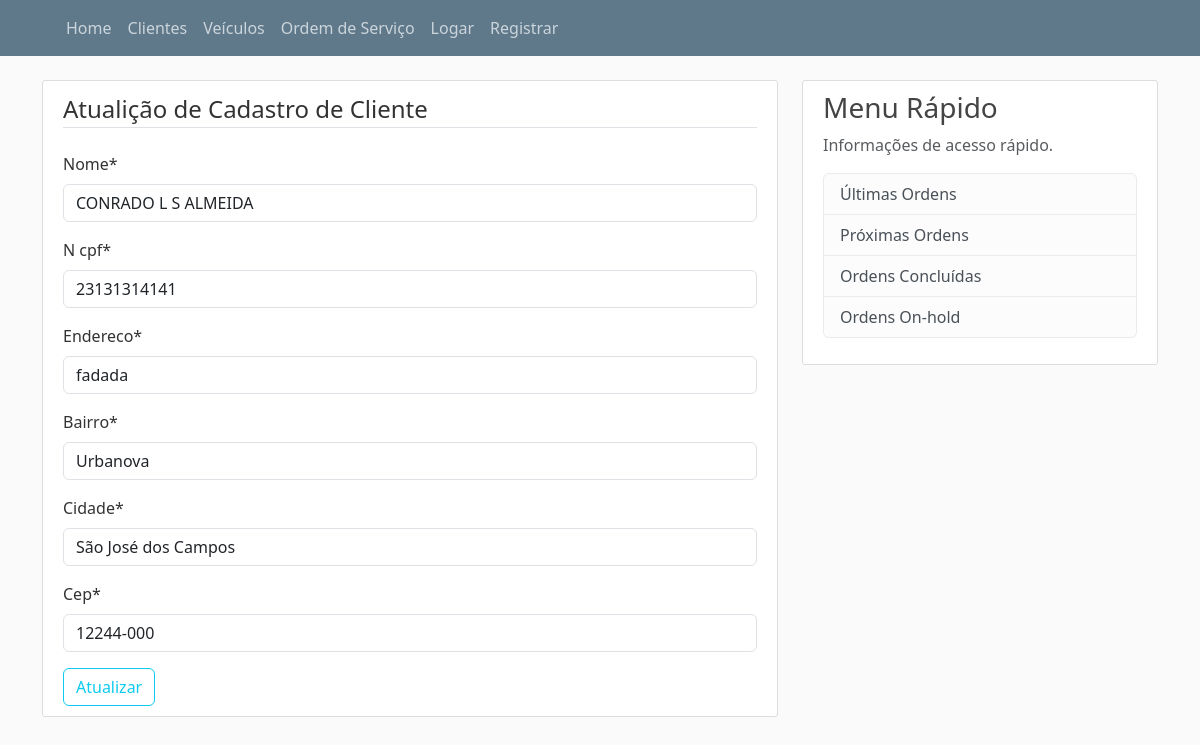
/garage/clientes/3/update/, run on an earlier commit of the app's database.
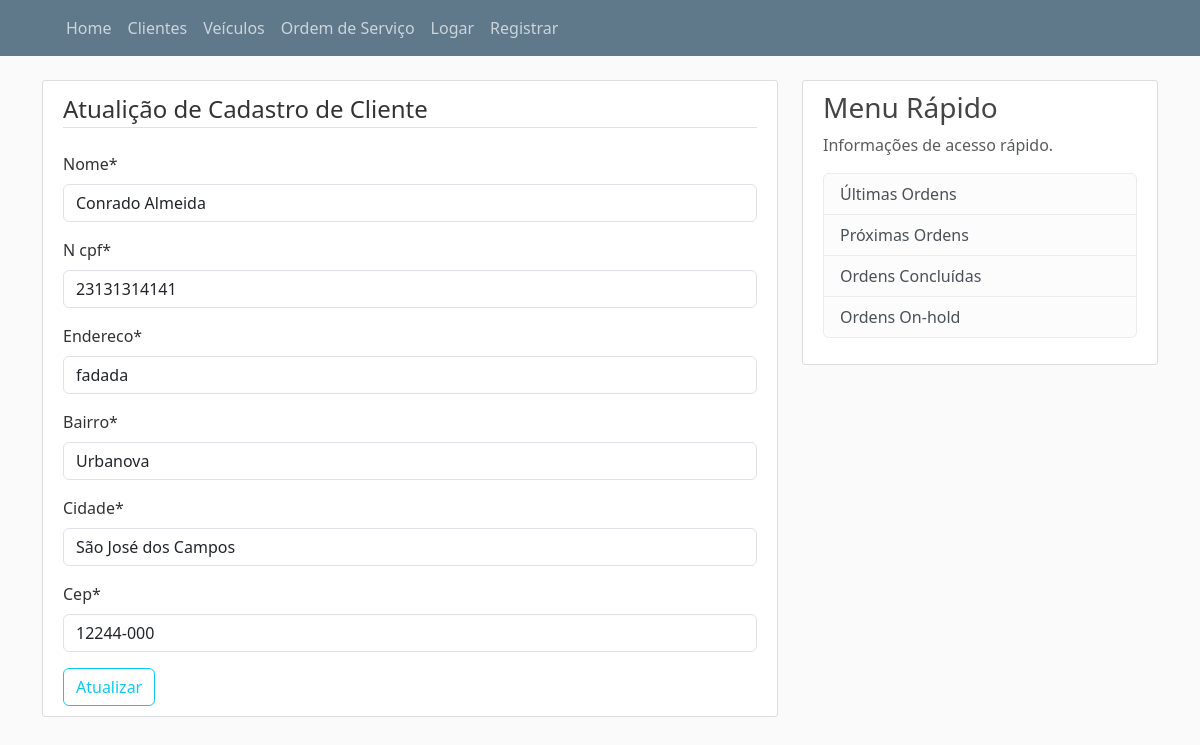
And on a later commit of the database.
### garage/models.py (models this page shows, shortened)
class Cliente(models.Model):
    nome = models.CharField(max_length=250)
    slug = models.SlugField(max_length=250)
    n_cpf = models.CharField(max_length=50)
    endereco = models.CharField(max_length=150)
    bairro = models.CharField(max_length=50)
    cidade = models.CharField(max_length=50)
    cep = models.CharField(max_length=9)
    data_criacao = models.DateTimeField(auto_now_add=True)
    email = models.CharField(max_length=100)
    autor = models.ForeignKey(User, on_delete=models.CASCADE)

### garage/views.py (the view)
# urls.py: path('clientes/<int:pk>/update/', ClienteUpdateView.as_view(), name='client-update'),
class ClienteUpdateView(UpdateView):
    model = Cliente
    fields = ['nome', 'n_cpf', 'endereco', 'bairro', 'cidade', 'cep']
    template_name = 'garage/clientes/client_update_form.html'

### templates/garage/clientes/client_update_form.html (shortened to what this page needs)
{% extends "garage/base.html" %}
{% load crispy_forms_tags %}
{% block content %}
    <div class="content-section">
        <form method="POST">
            <fieldset class="form-group">
                <legend class="border-bottom mb-4">Atualição de Cadastro de Cliente</legend>
                {{ form|crispy }}
            </fieldset>
            <div class="form-group">
                <button class="btn btn-outline-info" type="submit">Atualizar</button>
            </div>
        </form>
    </div>
{% endblock content %}

What changed in the data, as far as the page shows it:
changed Cliente "fadada": nome "CONRADO L S ALMEIDA" → "Conrado Almeida"
